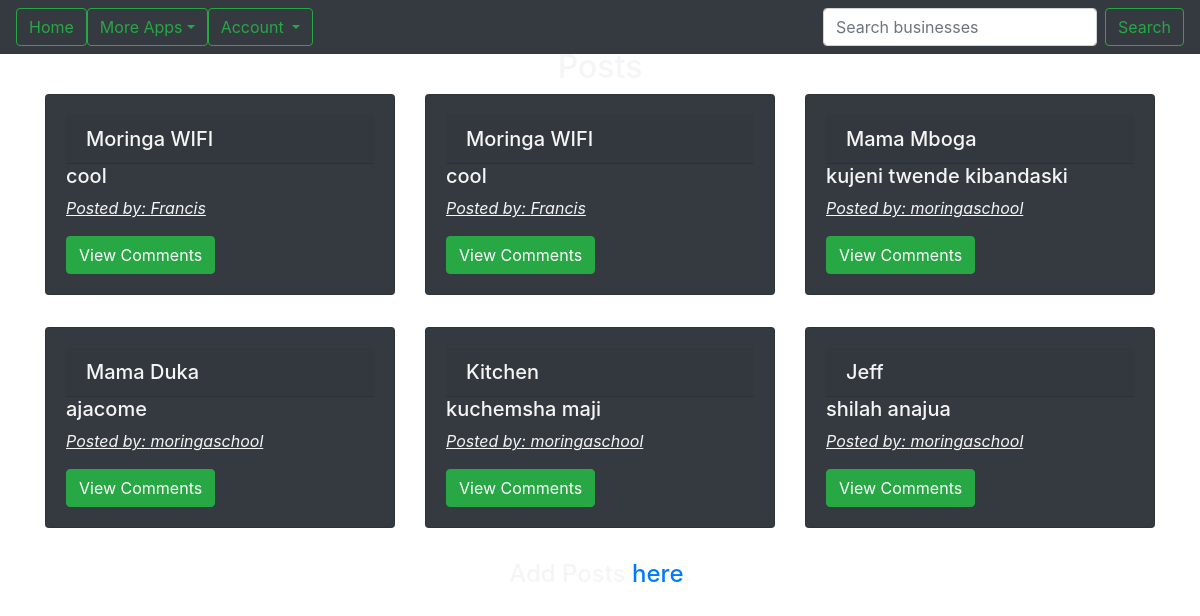
The page /mypost/ (signed in) on the database its author committed.
### Neigh/models.py (models this page shows)
class Post(models.Model):
  name = models.CharField(max_length=60)
  post = models.TextField()
  poster = models.ForeignKey(User,on_delete=models.CASCADE)
  postername = models.CharField(max_length=60)
  neighbourhood = models.ForeignKey(Neighbourhood, on_delete=models.CASCADE)
  pub_date = models.DateTimeField(auto_now_add=True)

### Neigh/views.py (the view)
# urls.py: url(r'^mypost/', views.mypost, name='mypost'),
@login_required(login_url='/accounts/login/')
def mypost(request):
  id = request.user.id
  profile = Profile.objects.get(user=id)
  posts = Post.objects.all().order_by()
  comments = Comment.objects.filter(id=id).order_by()
  return render(request, 'photos/post.html',{'profile':profile,'posts':posts,'comments':comments})

### Neigh/templates/photos/post.html
{% extends "base.html" %}
{% block content %}
<div class="container">
  <div class="intro" style="text-align:center">
    <h2>Posts</h2>
  </div>
{% if posts %}
<div class="row">
{% for post in posts %}
<div class="col-sm-4" style="margin-bottom: 2em;">
    <div class="card bg-dark">
      <div class="card-body">
        <h5 class="card-header">{{post.name}}</h5>
        <h5 class="card-text firstletter">{{ post.post | truncatechars:450 }}</h5>
        <p style="font-style:italic;text-decoration:underline">Posted by: {{post.postername}}</p>
        <a href="{% url 'comments' %}"><button type="button" class="btn btn-success">View Comments</button></a>
    </div>
  </div>
</div>
  <br>
{% endfor %}
{% endif %}
</div>
<h4 style="text-align:center">Add Posts <a href="{% url 'newpost' %}">here</a>.</h4>
<br>
  <br>
{% endblock %}

### Neigh/templates/base.html (style rules this page uses)
body { background: linear-gradient(to right, #16222a, #3a6073); color: whitesmoke; background-image:url('https://images.unsplash.com/photo-1444464666168-49d633b86797?ixlib=rb-1.2.1&ixid=eyJhcHBfaWQiOjEyMDd9&auto=format&fit=crop&w=749&q=80'); background-size:cover; }

### rows shown on the page
Post: name "Moringa WIFI", post "cool", postername "Francis"
Post: name "Moringa WIFI", post "cool", postername "Francis"
Post: name "Mama Mboga", post "kujeni twende kibandaski", postername "moringaschool"
Post: name "Mama Duka", post "ajacome", postername "moringaschool"
Post: name "Kitchen", post "kuchemsha maji", postername "moringaschool"
Post: name "Jeff", post "shilah anajua", postername "moringaschool"
